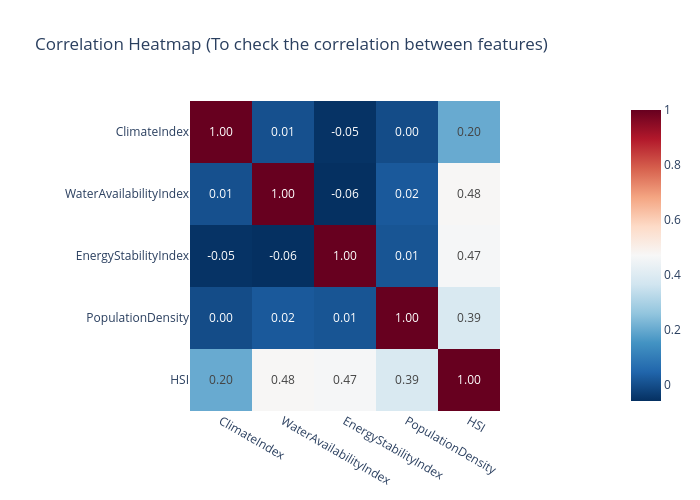

Notebook cell for this chart:
### Code cell
corr = data[["ClimateIndex", "WaterAvailabilityIndex", "EnergyStabilityIndex", "PopulationDensity", "HSI"]].corr()

import plotly.express as px

fig = px.imshow(
    corr,
    text_auto=".2f",
    color_continuous_scale='RdBu_r',
    title="Correlation Heatmap (To check the correlation between features)"
)

fig.update_layout(
    width=700,
    height=500
)

fig.show()

### Figure 1 — Plotly figure (JSON) as saved in the notebook; plotly's stock layout.template omitted (floating-point values rounded to 4 significant figures)
{"data": [{"coloraxis": "coloraxis", "hovertemplate": "x: %{x}<br>y: %{y}<br>color: %{z}<extra></extra>", "name": "0", "texttemplate": "%{z:.2f}", "type": "heatmap", "x": ["ClimateIndex", "WaterAvailabilityIndex", "EnergyStabilityIndex", "PopulationDensity", "HSI"], "xaxis": "x", "y": ["ClimateIndex", "WaterAvailabilityIndex", "EnergyStabilityIndex", "PopulationDensity", "HSI"], "yaxis": "y", "z": [[1.0, 0.005584, -0.05167, -0.002187, 0.2033], [0.005584, 1.0, -0.05718, 0.02389, 0.4765], [-0.05167, -0.05718, 1.0, 0.01444, 0.466], [-0.002187, 0.02389, 0.01444, 1.0, 0.3874], [0.2033, 0.4765, 0.466, 0.3874, 1.0]]}], "layout": {"coloraxis": {"colorscale": [[0, "rgb(5,48,97)"], [0.1, "rgb(33,102,172)"], [0.2, "rgb(67,147,195)"], [0.3, "rgb(146,197,222)"], [0.4, "rgb(209,229,240)"], [0.5, "rgb(247,247,247)"], [0.6, "rgb(253,219,199)"], [0.7, "rgb(244,165,130)"], [0.8, "rgb(214,96,77)"], [0.9, "rgb(178,24,43)"], [1, "rgb(103,0,31)"]]}, "height": 500, "title": {"text": "Correlation Heatmap (To check the correlation between features)"}, "width": 700, "xaxis": {"anchor": "y", "constrain": "domain", "domain": [0, 1], "scaleanchor": "y"}, "yaxis": {"anchor": "x", "autorange": "reversed", "constrain": "domain", "domain": [0, 1]}}}
